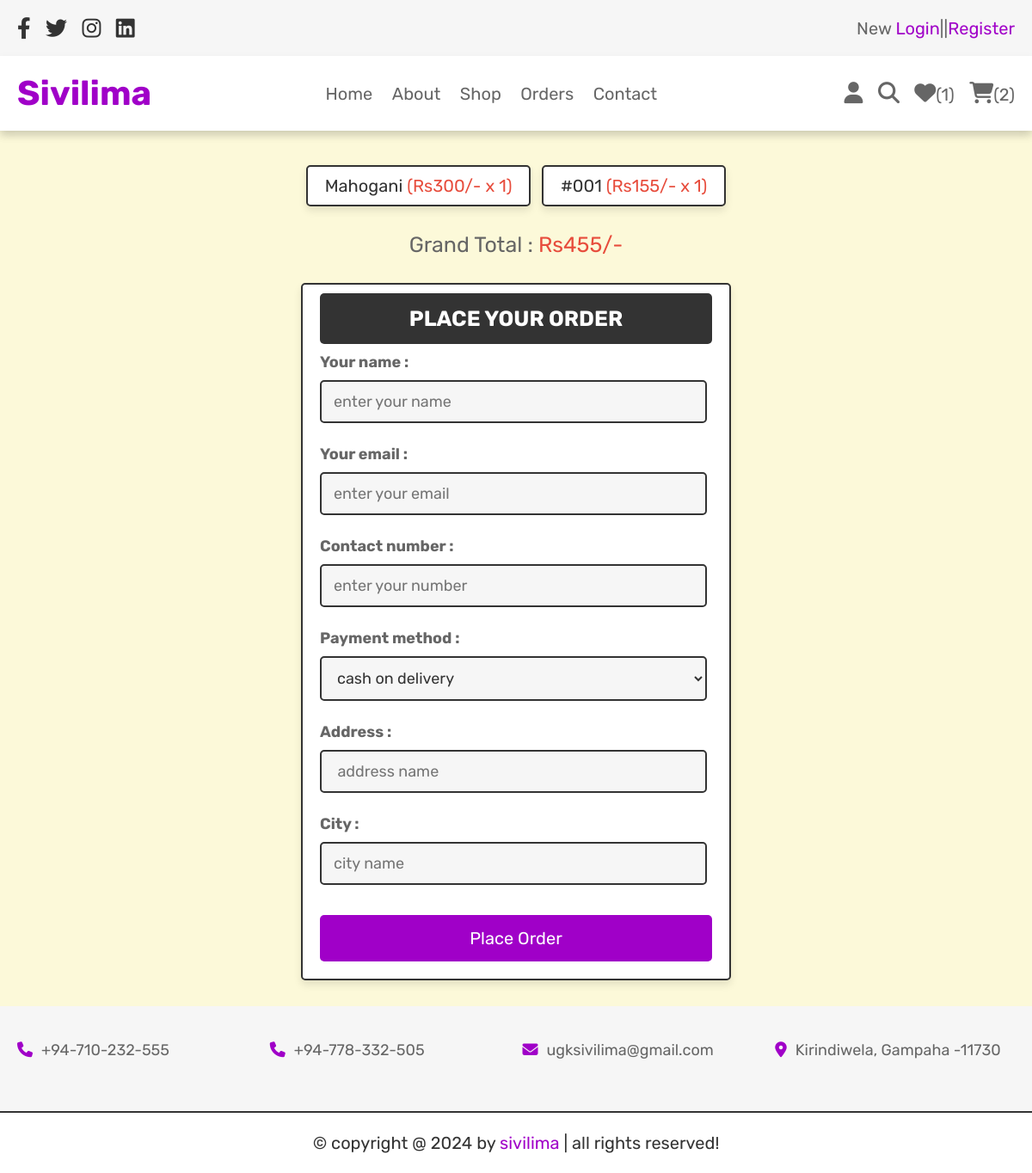
/checkout.php (signed in), run on the app's committed database.
### tables this page shows
CREATE TABLE `cart` (
  `id` int(100) NOT NULL,
  `user_id` int(100) NOT NULL,
  `pid` int(100) NOT NULL,
  `name` varchar(100) NOT NULL,
  `price` int(100) NOT NULL,
  `quantity` int(100) NOT NULL,
  `image` varchar(100) NOT NULL
);

### checkout.php (the view, shortened to what this page needs)
<?php
@include 'config.php';
$user_id = $_SESSION['user_id'];
?>
<!DOCTYPE html>
<html lang="en">
<head>
   <link rel="stylesheet" href="https://cdnjs.cloudflare.com/ajax/libs/font-awesome/6.1.1/css/all.min.css">
<link rel="stylesheet" href="css/front.css">
</head>
<body>
<?php include'header.php';?>
<section class="display-orders">
   <?php
      $cart_grand_total = 0;
      $select_cart_items = $conn->prepare("SELECT * FROM `cart` WHERE user_id = ?");
      $select_cart_items->execute([$user_id]);
      if($select_cart_items->rowCount() > 0){
         while($fetch_cart_items = $select_cart_items->fetch(PDO::FETCH_ASSOC)){
            $cart_total_price = ($fetch_cart_items['price'] * $fetch_cart_items['quantity']);
            $cart_grand_total += $cart_total_price;
   ?>
   <p> <?= $fetch_cart_items['name']; ?> <span>(<?= 'Rs'.$fetch_cart_items['price'].'/- x '. $fetch_cart_items['quantity']; ?>)</span> </p>
   <?php
    }
   }else{
      echo '<p class="empty">your cart is empty!</p>';
   }
   ?>
   <div class="grand-total">Grand Total : <span>Rs<?= $cart_grand_total; ?>/-</span></div>
</section>
<section class="checkout-orders">
   <form action="" method="POST">
      <h3>Place Your Order</h3>
      <div class="flex">
         <div class="inputBox">
            <span>Your name :</span>
            <input type="text" name="name" placeholder="enter your name" class="box" required>
         </div>
         <div class="inputBox">
            <span>Your email :</span>
            <input type="email" name="email" placeholder="enter your email" class="box" required>
         </div>
         <div class="inputBox">
            <span>Contact number :</span>
            <input type="number" name="number" placeholder="enter your number" class="box" required>
         </div>
         <div class="inputBox">
            <span>Payment method :</span>
            <select name="method" class="box" required>
               <option value="cash on delivery">cash on delivery</option>
            </select>
         </div>
         <div class="inputBox">
            <span>Address  :</span>
            <input type="text" name="street" placeholder=" address name" class="box" required>
         </div>
         <div class="inputBox">
            <span>City :</span>
            <input type="text" name="city" placeholder="city name " class="box" required>
         </div>
      <input type="submit" name="order" class="btn <?= ($cart_grand_total > 1)?'':'disabled'; ?>" value="place order">
   </form>
</section>
<?php include 'footer.php';?>
</body>
</html>

### css/front.css (style rules this page uses)
.display-orders { text-align: center; padding-bottom: 0; }
.display-orders p { display: inline-block; padding:1rem 2rem; margin:1rem .5rem; font-size: 2rem; text-align: center; border:var(--border); background-color: var(--white); box-shadow: var(--box-shadow); border-radius: .5rem; align-items: center; }
.display-orders p span { color:var(--red); }
.display-orders .grand-total { margin-top: 2rem; font-size: 2.5rem; color:var(--light-color); }
.display-orders .grand-total span { color:var(--red); }
.checkout-orders form { margin:0 auto; max-width: 50rem; padding:2rem; text-align: center; border:var(--border); background-color: var(--white); box-shadow: var(--box-shadow); border-radius: .5rem; padding-top: 1rem; }
.checkout-orders form h3 { border-radius: .5rem; background-color: var(--black); color:var(--white); padding:1.5rem 1rem; text-align: center; text-transform: uppercase; margin-bottom: 1rem; font-size: 2.5rem; }
.checkout-orders form .flex { display: flex; flex-wrap: wrap; gap:1.5rem; justify-content: space-between; }
.checkout-orders form .flex .inputBox { width: 49%; text-align: left; font-weight: bold; }
.checkout-orders form .flex .inputBox .box { width: 45rem; border:var(--border); border-radius: .5rem; font-size: 1.8rem; color:var(--black); padding:1.2rem 1.4rem; margin:1rem 0; background-color: var(--light-bg); }
.checkout-orders form .flex .inputBox span { font-size: 1.8rem; color:var(--light-color); }

### css/main.css (style rules this page uses)
:root { --purple:#a000c8; --yellow:#FFCC00; --red:#e74c3c; --black:#333; --light-color:#666; --white:#fff; --light-bg:#f6f6f6; --warm-light:#FCF9D9; --brown:#321414; --border:.2rem solid var(--black); --box-shadow:0 .5rem 1rem rgba(0,0,0,.1); }
* { font-family: 'Rubik', sans-serif; margin:0; padding:0; box-sizing: border-box; outline: none; border:none; text-decoration: none; color:var(--black); }
body { background-color: var(--warm-light); }
html { font-size: 62.5%; overflow-x: hidden; scroll-behavior: smooth; scroll-padding-top: 6.5rem; }
section { padding: 3rem 2rem; max-width: 1200px; margin: 0 auto; }
.btn, .delete-btn, .option-btn { display: block; width: 100%; margin-top: 1rem; border-radius: .5rem; color: var(--white); font-size: 2rem; padding: 1.5rem 3rem; text-transform: capitalize; cursor: pointer; text-align: center; }
.btn { background-color: var(--purple); }

### data on the page
cart: name "Mahogani", price "300", quantity "1"
cart: name "#001", price "155", quantity "1"

### other printed values
$count_wishlist_items->rowCount() "1"
$count_cart_items->rowCount() "2"
$cart_grand_total "455"
